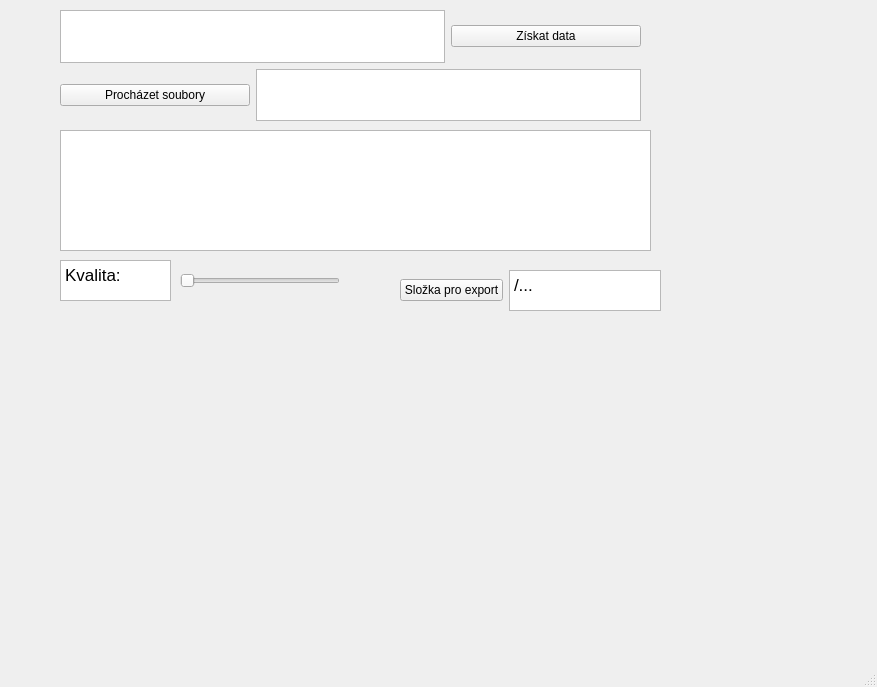
<?xml version="1.0" encoding="UTF-8"?>
<ui version="4.0">
 <class>MainWindow</class>
 <widget class="QMainWindow" name="MainWindow">
  <property name="geometry">
   <rect>
    <x>0</x>
    <y>0</y>
    <width>877</width>
    <height>687</height>
   </rect>
  </property>
  <property name="windowTitle">
   <string>MainWindow</string>
  </property>
  <widget class="QWidget" name="centralwidget">
   <widget class="QTableView" name="tableView">
    <property name="geometry">
     <rect>
      <x>60</x>
      <y>130</y>
      <width>591</width>
      <height>121</height>
     </rect>
    </property>
   </widget>
   <widget class="QWidget" name="gridLayoutWidget">
    <property name="geometry">
     <rect>
      <x>70</x>
      <y>350</y>
      <width>591</width>
      <height>261</height>
     </rect>
    </property>
    <layout class="QGridLayout" name="preview"/>
   </widget>
   <widget class="QSlider" name="qualitySlider">
    <property name="geometry">
     <rect>
      <x>180</x>
      <y>270</y>
      <width>160</width>
      <height>22</height>
     </rect>
    </property>
    <property name="orientation">
     <enum>Qt::Horizontal</enum>
    </property>
   </widget>
   <widget class="QTextBrowser" name="quality">
    <property name="geometry">
     <rect>
      <x>60</x>
      <y>260</y>
      <width>111</width>
      <height>41</height>
     </rect>
    </property>
    <property name="html">
     <string>&lt;!DOCTYPE HTML PUBLIC &quot;-//W3C//DTD HTML 4.0//EN&quot; &quot;http://www.w3.org/TR/REC-html40/strict.dtd&quot;&gt;
&lt;html&gt;&lt;head&gt;&lt;meta name=&quot;qrichtext&quot; content=&quot;1&quot; /&gt;&lt;style type=&quot;text/css&quot;&gt;
p, li { white-space: pre-wrap; }
&lt;/style&gt;&lt;/head&gt;&lt;body style=&quot; font-family:'.AppleSystemUIFont'; font-size:13pt; font-weight:400; font-style:normal;&quot;&gt;
&lt;p style=&quot; margin-top:0px; margin-bottom:0px; margin-left:0px; margin-right:0px; -qt-block-indent:0; text-indent:0px;&quot;&gt;Kvalita:&lt;/p&gt;&lt;/body&gt;&lt;/html&gt;</string>
    </property>
   </widget>
   <widget class="QWidget" name="">
    <property name="geometry">
     <rect>
      <x>60</x>
      <y>10</y>
      <width>581</width>
      <height>111</height>
     </rect>
    </property>
    <layout class="QGridLayout" name="gridLayout_2">
     <item row="1" column="0">
      <widget class="QPushButton" name="browseFiles">
       <property name="text">
        <string>Procházet soubory</string>
       </property>
      </widget>
     </item>
     <item row="0" column="2">
      <widget class="QPushButton" name="getData">
       <property name="text">
        <string>Získat data</string>
       </property>
      </widget>
     </item>
     <item row="1" column="1" colspan="2">
      <widget class="QTextBrowser" name="fileName"/>
     </item>
     <item row="0" column="0" colspan="2">
      <widget class="QTextEdit" name="textEdit"/>
     </item>
    </layout>
   </widget>
   <widget class="QWidget" name="">
    <property name="geometry">
     <rect>
      <x>400</x>
      <y>270</y>
      <width>261</width>
      <height>41</height>
     </rect>
    </property>
    <layout class="QGridLayout" name="gridLayout_3">
     <item row="0" column="0">
      <widget class="QPushButton" name="selectExportPath">
       <property name="text">
        <string>Složka pro export</string>
       </property>
      </widget>
     </item>
     <item row="0" column="1">
      <widget class="QTextBrowser" name="exportPath_2">
       <property name="html">
        <string>&lt;!DOCTYPE HTML PUBLIC &quot;-//W3C//DTD HTML 4.0//EN&quot; &quot;http://www.w3.org/TR/REC-html40/strict.dtd&quot;&gt;
&lt;html&gt;&lt;head&gt;&lt;meta name=&quot;qrichtext&quot; content=&quot;1&quot; /&gt;&lt;style type=&quot;text/css&quot;&gt;
p, li { white-space: pre-wrap; }
&lt;/style&gt;&lt;/head&gt;&lt;body style=&quot; font-family:'.AppleSystemUIFont'; font-size:13pt; font-weight:400; font-style:normal;&quot;&gt;
&lt;p style=&quot; margin-top:0px; margin-bottom:0px; margin-left:0px; margin-right:0px; -qt-block-indent:0; text-indent:0px;&quot;&gt;/...&lt;/p&gt;&lt;/body&gt;&lt;/html&gt;</string>
       </property>
      </widget>
     </item>
    </layout>
   </widget>
  </widget>
  <widget class="QMenuBar" name="menubar">
   <property name="geometry">
    <rect>
     <x>0</x>
     <y>0</y>
     <width>877</width>
     <height>24</height>
    </rect>
   </property>
  </widget>
  <widget class="QStatusBar" name="statusbar"/>
 </widget>
 <resources/>
 <connections>
  <connection>
   <sender>getData</sender>
   <signal>clicked()</signal>
   <receiver>textEdit</receiver>
   <slot>copy()</slot>
   <hints>
    <hint type="sourcelabel">
     <x>475</x>
     <y>66</y>
    </hint>
    <hint type="destinationlabel">
     <x>397</x>
     <y>65</y>
    </hint>
   </hints>
  </connection>
  <connection>
   <sender>browseFiles</sender>
   <signal>clicked()</signal>
   <receiver>fileName</receiver>
   <slot>reload()</slot>
   <hints>
    <hint type="sourcelabel">
     <x>202</x>
     <y>124</y>
    </hint>
    <hint type="destinationlabel">
     <x>286</x>
     <y>117</y>
    </hint>
   </hints>
  </connection>
  <connection>
   <sender>qualitySlider</sender>
   <signal>valueChanged(int)</signal>
   <receiver>quality</receiver>
   <slot>reload()</slot>
   <hints>
    <hint type="sourcelabel">
     <x>204</x>
     <y>306</y>
    </hint>
    <hint type="destinationlabel">
     <x>163</x>
     <y>305</y>
    </hint>
   </hints>
  </connection>
  <connection>
   <sender>selectExportPath</sender>
   <signal>clicked()</signal>
   <receiver>exportPath_2</receiver>
   <slot>reload()</slot>
   <hints>
    <hint type="sourcelabel">
     <x>504</x>
     <y>319</y>
    </hint>
    <hint type="destinationlabel">
     <x>578</x>
     <y>313</y>
    </hint>
   </hints>
  </connection>
 </connections>
</ui>
